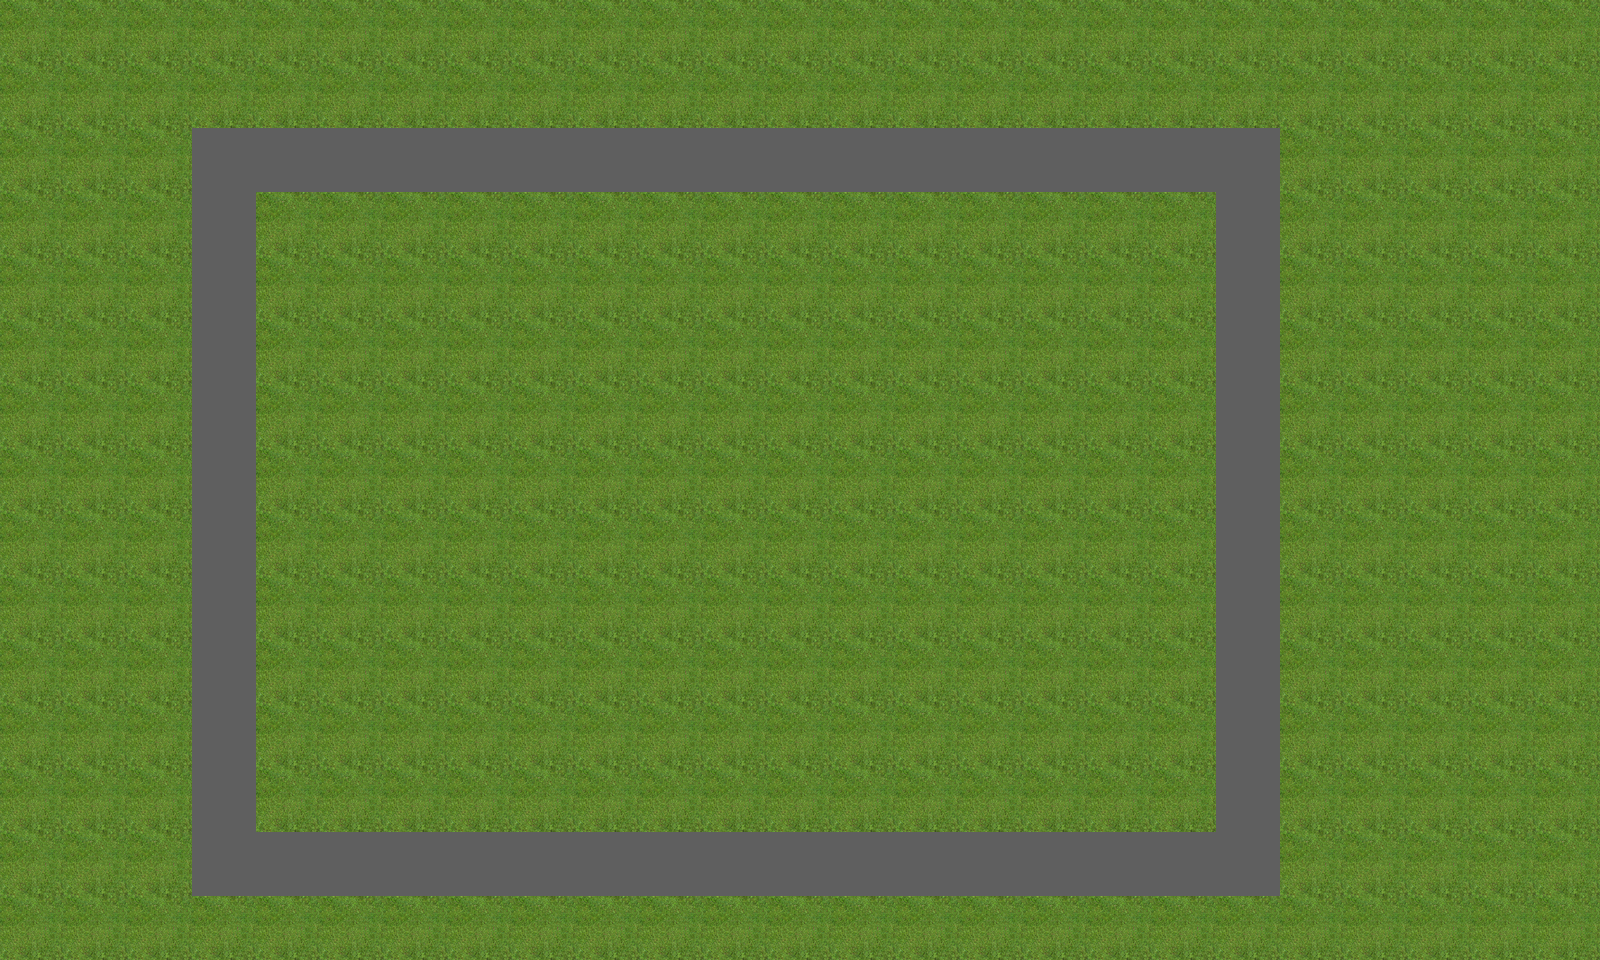

A 2D game scene composited from a Tiled map and its tileset images. What follows is a short description and the map's XML, with each tile layer's data collapsed to a summary:
An orthogonal 25x15 tile map with 64x64 px tiles, 2 tile layers (floor, wall), 2 tilesets and 3 objects (2x Player, SpawnSensor).

<map version="1.0" orientation="orthogonal" width="25" height="15" tilewidth="64" tileheight="64">
 <tileset firstgid="1" name="grass" tilewidth="64" tileheight="64">
  <image source="grass.png" width="64" height="64" />
 </tileset>
 <tileset firstgid="2" name="stadium-wall-goal" tilewidth="64" tileheight="64">
  <image source="stadium-wall-goal.png" width="128" height="64" />
 </tileset>
 <layer name="floor" width="25" height="15">
  <data>[375 cells, 375 non-empty, 1 distinct tile ids]</data>
 </layer>
 <layer name="wall" width="25" height="15">
  <data>[375 cells, 54 non-empty, 1 distinct tile ids]</data>
 </layer>
 <objectgroup name="agents" width="25" height="15">
  <object name="blue_player" type="Player" x="320" y="448" width="64" height="64">
   <properties>
    <property name="color" value="blue" />
   </properties>
  </object>
  <object name="red_player" type="Player" x="1024" y="448" width="64" height="64">
   <properties>
    <property name="color" value="red" />
   </properties>
  </object>
 </objectgroup>
 <objectgroup name="sensor" width="25" height="15">
  <object name="bomb_sensor" type="SpawnSensor" x="320" y="256" width="832" height="512" />
 </objectgroup>
</map>
